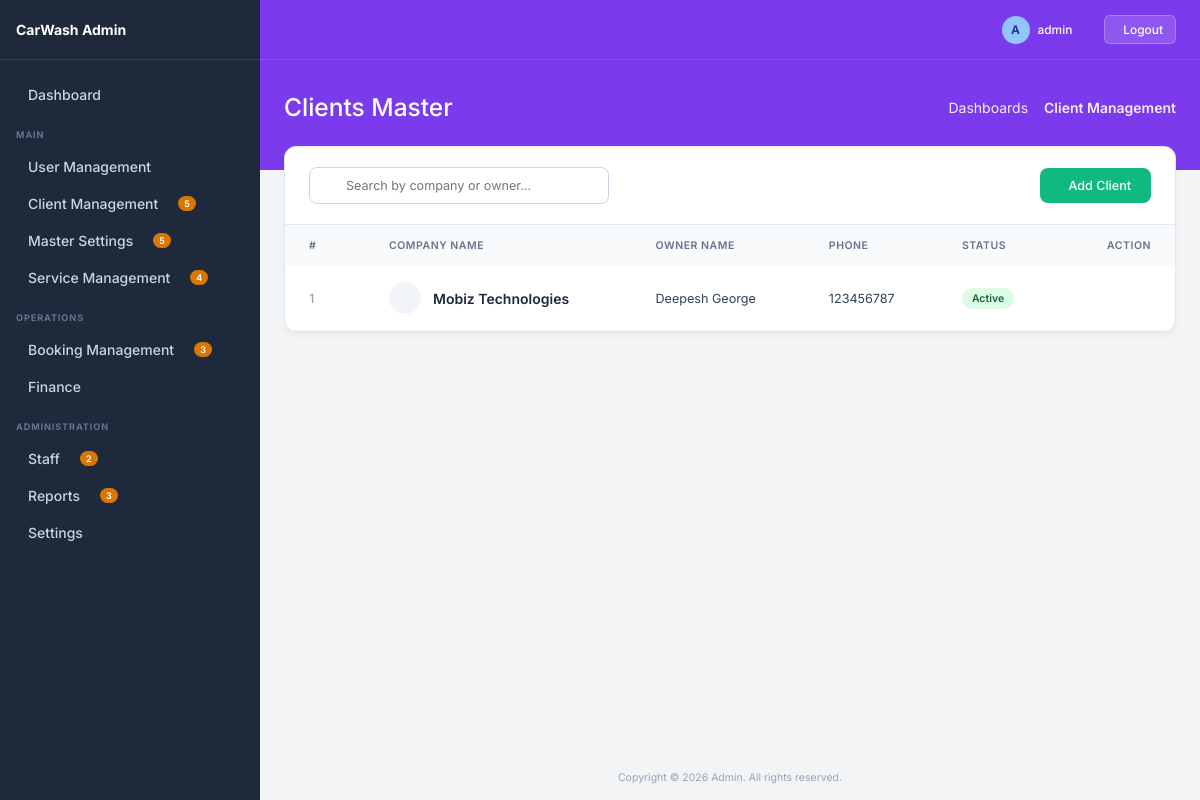
/client/ (signed in), run on the app's committed database.
### client_management/models.py (models this page shows, shortened)
class Client(BaseModel):
    company_name = models.CharField(max_length=200)
    owner_name = models.CharField(max_length=200)
    email = models.EmailField(blank=True, null=True)
    phone = models.CharField(max_length=50, blank=True, null=True)
    address = models.TextField(blank=True, null=True)
    status = models.BooleanField(default=True)
    gst_number = models.CharField(max_length=100, blank=True, null=True)
    country = models.ForeignKey('master.Country', on_delete=models.SET_NULL, blank=True, null=True)
    state = models.ForeignKey('master.State', on_delete=models.SET_NULL, blank=True, null=True)
    area = models.ForeignKey('master.Area', on_delete=models.SET_NULL, blank=True, null=True)

### client_management/views.py (the view)
# urls.py: path('client/', views.client_list, name='client_list'),
@login_required
def client_list(request):
    search = request.GET.get('search', '')
    queryset = Client.objects.filter(is_deleted=False)
    if search:
        queryset = queryset.filter(name__icontains=search)
    paginator = Paginator(queryset, 10)
    page_obj = paginator.get_page(request.GET.get('page'))
    return render(request, 'client/list.html', {
        'page_obj': page_obj,
        'search': search
    })

### client_management/templates/client/list.html (shortened to what this page needs)
{% extends 'base.html' %}
{% block page_title %}Clients Master{% endblock %}
{% block breadcrumb_active %}Client Management{% endblock %}
{% block content %}
<div class="list-container">
    <div class="list-header">
        <form method="GET" class="search-wrapper">
            <input type="text" name="search" value="{{search}}" placeholder="Search by company or owner..." class="search-input">
        </form>
        <a href="{% url 'client_create' %}" class="btn-create">
             Add Client
        </a>
    </div>
    <div style="overflow-x: auto;">
        <table class="premium-table">
            <thead>
                <tr>
                    <th style="width: 80px;">#</th>
                    <th>Company Name</th>
                    <th>Owner Name</th>
                    <th>Phone</th>
                    <th>Status</th>
                    <th style="width: 120px; text-align: right;">Action</th>
                </tr>
            </thead>
            <tbody>
                {% for obj in page_obj %}
                <tr>
                    <td style="font-weight: 500; color: #94a3b8;">{{ forloop.counter }}</td>
                    <td style="font-weight: 600; color: #1e293b;">
                        <div style="display: flex; align-items: center; gap: 12px;">
                            <div style="width: 32px; height: 32px; border-radius: 50%; background: #f1f5f9; display: flex; align-items: center; justify-content: center; color: #64748b;">
                            </div>
                            {{ obj.company_name }}
                        </div>
                    </td>
                    <td>{{ obj.owner_name }}</td>
                    <td>{{ obj.phone|default:"-" }}</td>
                    <td>
                        {% if obj.status %}
                            <span class="status-badge status-active">Active</span>
                        {% else %}
                            <span class="status-badge status-inactive">Inactive</span>
                        {% endif %}
                    </td>
                    <td style="text-align: right;">
                        <div style="display: flex; gap: 8px; justify-content: flex-end;">
                            <a href="{% url 'client_edit' obj.pk %}" class="action-btn edit" title="Edit">
                            </a>
                            <a href="{% url 'client_delete' obj.pk %}" onclick="return confirm('Delete this client?')" class="action-btn delete" title="Delete">
                            </a>
                        </div>
                    </td>
                </tr>
                {% endfor %}
            </tbody>
        </table>
    </div>
</div>
{% endblock %}

### core/templates/base.html (shortened to what this page needs)
<!DOCTYPE html>
<html lang="en">
<head>
</head>
<body>
    <aside class="sidebar">
        <div class="sidebar-header">
            <span>CarWash Admin</span>
        </div>
        <div class="sidebar-content">
            <a href="{% url 'dashboard' %}" class="nav-item">
                <div class="nav-item-left">
                    Dashboard
                </div>
            </a>
            <div class="nav-section-title">MAIN</div>
            <div class="nav-item dropdown-toggle">
                <div class="nav-item-left">
                     User Management
                </div>
            </div>
            <div class="nav-item dropdown-toggle">
                <div class="nav-item-left">
                    Client Management
                    <span class="nav-badge">5</span>
                </div>
            </div>
            <div class="nav-item dropdown-toggle">
                <div class="nav-item-left">
                    Master Settings
                    <span class="nav-badge">5</span>
                </div>
            </div>
            <div class="nav-item dropdown-toggle">
                <div class="nav-item-left">
                    Service Management
                    <span class="nav-badge">4</span>
                </div>
            </div>
            <div class="nav-section-title">OPERATIONS</div>
            <div class="nav-item dropdown-toggle">
                <div class="nav-item-left">
                    Booking Management
                    <span class="nav-badge">3</span>
                </div>
            </div>
            <div class="nav-item dropdown-toggle">
                <div class="nav-item-left">
                    Finance
                </div>
            </div>
            <div class="nav-section-title">ADMINISTRATION</div>
            <div class="nav-item dropdown-toggle">
                <div class="nav-item-left">
                    Staff
                    <span class="nav-badge">2</span>
                </div>
            </div>
            <div class="nav-item dropdown-toggle">
                <div class="nav-item-left">
                    Reports
                    <span class="nav-badge">3</span>
                </div>
            </div>
            <div class="nav-item dropdown-toggle">
                <div class="nav-item-left">
                    Settings
                </div>
            </div>
        </div>
    </aside>
    <div class="main-wrapper">
        <div class="top-banner">
            <div class="top-navbar">
                <div class="navbar-right">
                    <div class="flex-center" style="gap: 8px;">
                        <span style="display:inline-block; width:28px; height:28px; border-radius:50%; background:#93c5fd; color:#1e3a8a; text-align:center; line-height:28px; font-weight:bold;">{{ request.user.username|make_list|first|upper|default:"A" }}</span>
                        <span>{{ request.user.username|default:"admin" }}</span>
                    </div>
                    {% if request.user.is_authenticated %}
                    <form method="post" action="{% url 'logout' %}" style="margin-left: 12px; display: inline;">
                        <button type="submit" style="background: rgba(255,255,255,0.15); border: 1px solid rgba(255,255,255,0.25); color: white; padding: 6px 12px; border-radius: 6px; cursor: pointer; display: flex; align-items: center; gap: 6px; font-size: 0.85rem; font-weight: 500; transition: all 0.2s;">
                             Logout
                        </button>
                    </form>
                    {% endif %}
                </div>
            </div>
            <div class="banner-header">
                <div class="banner-title">{% block page_title %}Dashboard{% endblock %}</div>
                <div class="banner-breadcrumbs">
                    <a href="#">Dashboards</a>
                    <span style="font-weight: 600;">{% block breadcrumb_active %}Admin Dashboard{% endblock %}</span>
                </div>
            </div>
        </div>
        <div class="content-area">
            {% block content %}{% endblock %}
        </div>
        <div style="margin-top:auto; padding: 16px; text-align: center; color: #94a3b8; font-size: 0.75rem;">
            Copyright © 2026 Admin. All rights reserved.
        </div>
    </div>
</body>
</html>

### core/templates/base.html (style rules this page uses)
:root { --bg-sidebar: #1e293b; --bg-body: #f3f4f6; --bg-banner: #7c3aed; --text-sidebar: #cbd5e1; --text-sidebar-hover: #ffffff; --sidebar-border: #334155; --badge-bg: #d97706; --badge-text: #ffffff; --sidebar-width: 260px; }
* { margin: 0; padding: 0; box-sizing: border-box; font-family: 'Inter', sans-serif; font-size: 14px; }
body { background-color: var(--bg-body); color: #1e293b; display: flex; min-height: 100vh; overflow-x: hidden; }
.sidebar { width: var(--sidebar-width); background-color: var(--bg-sidebar); display: flex; flex-direction: column; position: fixed; height: 100vh; overflow-y: auto; z-index: 100; }
.sidebar-header { padding: 16px; font-size: 1.1rem; font-weight: 700; display: flex; align-items: center; gap: 12px; color: white; border-bottom: 1px solid var(--sidebar-border); height: 60px; }
.sidebar-content { padding: 16px 0; }
.nav-section-title { color: #64748b; font-size: 0.65rem; text-transform: uppercase; letter-spacing: 0.1em; font-weight: 700; margin: 16px 16px 8px 16px; }
.nav-item { display: flex; align-items: center; justify-content: space-between; padding: 10px 16px; color: var(--text-sidebar); text-decoration: none; font-size: 0.85rem; font-weight: 500; cursor: pointer; transition: color 0.2s, background-color 0.2s; }
.nav-item-left { display: flex; align-items: center; gap: 12px; }
.nav-badge { background-color: var(--badge-bg); color: var(--badge-text); font-size: 0.65rem; font-weight: 600; padding: 2px 6px; border-radius: 12px; margin-left: 8px; }
.main-wrapper { flex: 1; margin-left: var(--sidebar-width); display: flex; flex-direction: column; min-height: 100vh; }
.top-banner { background-color: var(--bg-banner); color: white; display: flex; flex-direction: column; }
.top-navbar { height: 60px; display: flex; align-items: center; justify-content: space-between; padding: 0 24px; border-bottom: 1px solid rgba(255, 255, 255, 0.1); }
.navbar-right { display: flex; align-items: center; gap: 20px; }
.navbar-right span { font-size: 0.85rem; font-weight: 500; }
.banner-header { padding: 32px 24px 48px 24px; display: flex; justify-content: space-between; align-items: center; }
.banner-title { font-size: 1.75rem; font-weight: 500; }
.banner-breadcrumbs { font-size: 0.75rem; display: flex; align-items: center; gap: 8px; opacity: 0.9; }
.banner-breadcrumbs a { color: white; text-decoration: none; }
.content-area { padding: 0 24px 24px 24px; margin-top: -24px; flex: 1; }
.flex-center { display: flex; align-items: center; }
.list-container { background: white; border-radius: 12px; border: 1px solid #e2e8f0; box-shadow: 0 4px 6px -1px rgba(0, 0, 0, 0.05); overflow: hidden; }
.list-header { padding: 20px 24px; border-bottom: 1px solid #e2e8f0; display: flex; justify-content: space-between; align-items: center; }
.search-input { padding: 10px 16px; padding-left: 36px; border: 1px solid #cbd5e1; border-radius: 8px; font-size: 0.9rem; outline: none; width: 300px; transition: all 0.2s; font-family: 'Inter', sans-serif; }
.search-wrapper { position: relative; display: flex; align-items: center; }
.btn-create { background: #10b981; color: white; padding: 10px 20px; border-radius: 8px; text-decoration: none; font-size: 0.9rem; font-weight: 500; display: flex; align-items: center; gap: 8px; transition: background 0.2s; border: none; cursor: pointer; }
.premium-table { width: 100%; border-collapse: collapse; text-align: left; }
.premium-table th { background-color: #f8fafc; color: #64748b; font-size: 0.75rem; text-transform: uppercase; letter-spacing: 0.05em; padding: 14px 24px; font-weight: 600; }
.premium-table td { padding: 16px 24px; font-size: 0.9rem; color: #334155; border-bottom: 1px solid #f1f5f9; vertical-align: middle; }
.action-btn { padding: 6px; border-radius: 6px; color: #64748b; transition: all 0.2s; text-decoration: none; display: inline-flex; align-items: center; justify-content: center; }

### data on the page
Client: company_name "Mobiz Technologies", owner_name "Deepesh George", phone "123456787", status "Active"

### other printed values
{{ request.user.username|make_list|first|upper|default:"A" }} "A"
{{ request.user.username|default:"admin" }} "admin"
